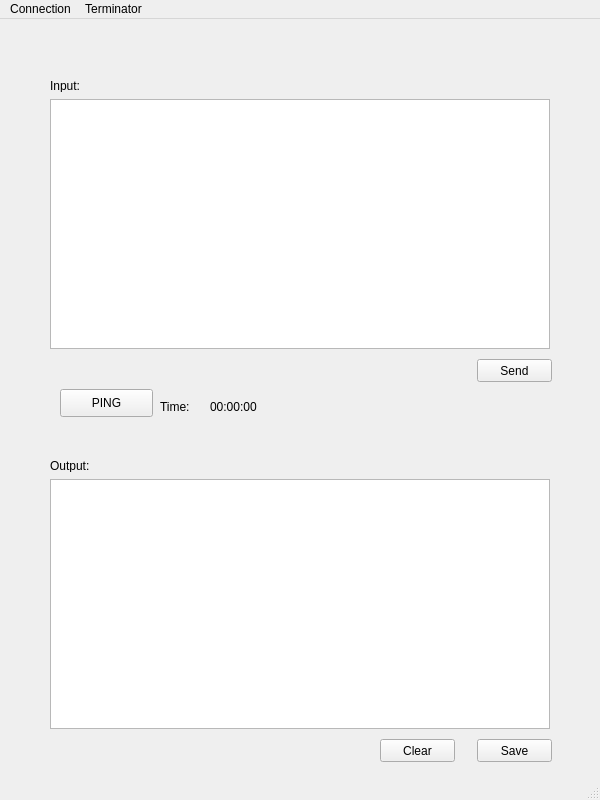
<?xml version="1.0" encoding="UTF-8"?>
<ui version="4.0">
 <class>MainWindow</class>
 <widget class="QMainWindow" name="MainWindow">
  <property name="geometry">
   <rect>
    <x>0</x>
    <y>0</y>
    <width>600</width>
    <height>800</height>
   </rect>
  </property>
  <property name="windowTitle">
   <string>MainWindow</string>
  </property>
  <widget class="QWidget" name="centralwidget">
   <widget class="QPlainTextEdit" name="input_widget">
    <property name="geometry">
     <rect>
      <x>50</x>
      <y>80</y>
      <width>500</width>
      <height>250</height>
     </rect>
    </property>
   </widget>
   <widget class="QPlainTextEdit" name="output_widget">
    <property name="geometry">
     <rect>
      <x>50</x>
      <y>460</y>
      <width>500</width>
      <height>250</height>
     </rect>
    </property>
    <property name="readOnly">
     <bool>true</bool>
    </property>
   </widget>
   <widget class="QLabel" name="label">
    <property name="geometry">
     <rect>
      <x>50</x>
      <y>440</y>
      <width>47</width>
      <height>13</height>
     </rect>
    </property>
    <property name="text">
     <string>Output:</string>
    </property>
   </widget>
   <widget class="QLabel" name="label_2">
    <property name="geometry">
     <rect>
      <x>50</x>
      <y>60</y>
      <width>47</width>
      <height>13</height>
     </rect>
    </property>
    <property name="text">
     <string>Input:</string>
    </property>
   </widget>
   <widget class="QPushButton" name="send_button">
    <property name="geometry">
     <rect>
      <x>477</x>
      <y>340</y>
      <width>75</width>
      <height>23</height>
     </rect>
    </property>
    <property name="text">
     <string>Send</string>
    </property>
   </widget>
   <widget class="QPushButton" name="save_button">
    <property name="geometry">
     <rect>
      <x>477</x>
      <y>720</y>
      <width>75</width>
      <height>23</height>
     </rect>
    </property>
    <property name="text">
     <string>Save</string>
    </property>
   </widget>
   <widget class="QPushButton" name="clear_button">
    <property name="geometry">
     <rect>
      <x>380</x>
      <y>720</y>
      <width>75</width>
      <height>23</height>
     </rect>
    </property>
    <property name="text">
     <string>Clear</string>
    </property>
   </widget>
   <widget class="QPushButton" name="Ping_button">
    <property name="geometry">
     <rect>
      <x>60</x>
      <y>370</y>
      <width>93</width>
      <height>28</height>
     </rect>
    </property>
    <property name="text">
     <string>PING</string>
    </property>
   </widget>
   <widget class="QLabel" name="label_3">
    <property name="geometry">
     <rect>
      <x>160</x>
      <y>380</y>
      <width>55</width>
      <height>16</height>
     </rect>
    </property>
    <property name="text">
     <string>Time:</string>
    </property>
   </widget>
   <widget class="QLabel" name="time_label">
    <property name="geometry">
     <rect>
      <x>210</x>
      <y>380</y>
      <width>55</width>
      <height>16</height>
     </rect>
    </property>
    <property name="text">
     <string>00:00:00</string>
    </property>
   </widget>
  </widget>
  <widget class="QMenuBar" name="menubar">
   <property name="geometry">
    <rect>
     <x>0</x>
     <y>0</y>
     <width>600</width>
     <height>26</height>
    </rect>
   </property>
   <widget class="QMenu" name="menuConnection">
    <property name="title">
     <string>Connection</string>
    </property>
   </widget>
   <widget class="QMenu" name="menuTerminator">
    <property name="title">
     <string>Terminator</string>
    </property>
    <widget class="QMenu" name="menuStandard">
     <property name="title">
      <string>Standard</string>
     </property>
     <addaction name="actionCR"/>
     <addaction name="actionLf"/>
     <addaction name="actionCR_LF"/>
    </widget>
    <addaction name="actionNone"/>
    <addaction name="menuStandard"/>
    <addaction name="separator"/>
    <addaction name="actionCustom"/>
   </widget>
   <addaction name="menuConnection"/>
   <addaction name="menuTerminator"/>
  </widget>
  <widget class="QStatusBar" name="statusbar"/>
  <action name="actionNone">
   <property name="checkable">
    <bool>true</bool>
   </property>
   <property name="text">
    <string>None</string>
   </property>
  </action>
  <action name="actionCustom">
   <property name="checkable">
    <bool>true</bool>
   </property>
   <property name="text">
    <string>Custom</string>
   </property>
  </action>
  <action name="actionCR">
   <property name="checkable">
    <bool>true</bool>
   </property>
   <property name="text">
    <string>CR</string>
   </property>
  </action>
  <action name="actionLf">
   <property name="checkable">
    <bool>true</bool>
   </property>
   <property name="text">
    <string>LF</string>
   </property>
  </action>
  <action name="actionCR_LF">
   <property name="checkable">
    <bool>true</bool>
   </property>
   <property name="checked">
    <bool>true</bool>
   </property>
   <property name="text">
    <string>CR-LF</string>
   </property>
  </action>
 </widget>
 <resources/>
 <connections/>
</ui>
